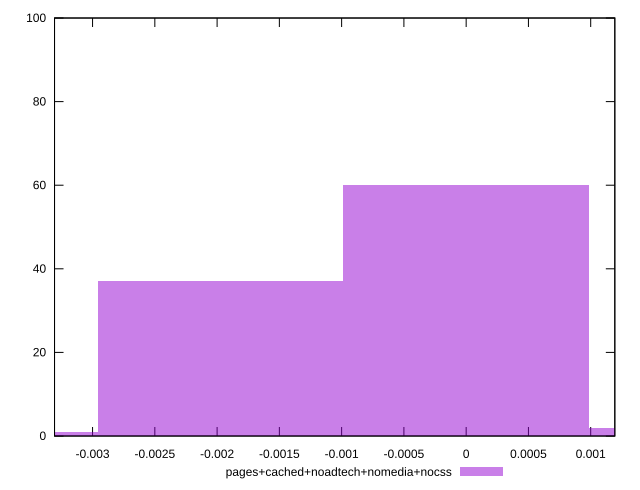

Reproduce this figure in gnuplot.
reset

$pagesCachedNoadtechNomediaNocss <<EOF
0 60
-0.0019711574040998216 37
-0.003942314808199643 1
0.0019711574040998216 2
EOF

set key outside below
set boxwidth 0.0019711574040998216
set xrange [-0.0033053952483670652:0.0011937150495147154]
set yrange [0:100]
set trange [0:100]
set style fill transparent solid 0.5 noborder
set terminal svg size 640, 490 enhanced background rgb 'white'
set output "report_00017_2021-02-10T15-08-03.406Z/meta/pScore-difference/comparison/histogram/4_vs_5.svg"

plot $pagesCachedNoadtechNomediaNocss title "pages+cached+noadtech+nomedia+nocss" with boxes

reset
